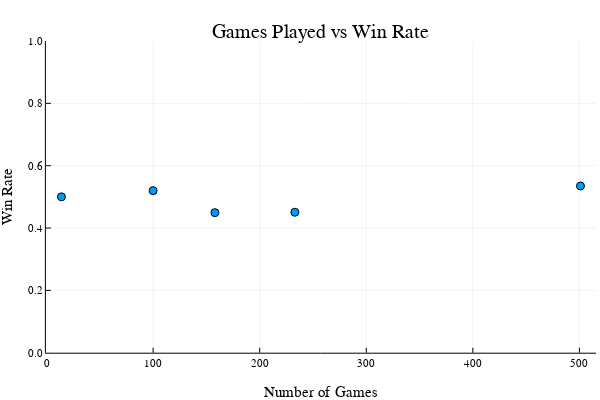

Notebook code cell kept with this figure:
### Markdown cell above
Finally, we will take a look at a scatterplot of games played vs win rate to see if there is any trend. It's possible that veteran players will have a higher win rate. We should expect to see convergence away from extreme win rates as the number of games increases, though.

### Code cell
scatter(
    player_stats[:,"games_played"],
    player_stats[:,"win_rate"],
    ylims = (0,1),
    title = "Games Played vs Win Rate",
    xlabel = "Number of Games",
    ylabel = "Win Rate",
    legend = false
)

### Figure 1 — Plotly figure (JSON) as saved in the notebook; plotly's stock layout.template omitted (floating-point values rounded to 4 significant figures)
{"data": [{"colorbar": {"title": ""}, "legendgroup": "y1", "marker": {"color": "rgba(0, 154, 250, 1.000)", "line": {"color": "rgba(0, 0, 0, 1.000)", "width": 1}, "size": 8, "symbol": "circle"}, "mode": "markers", "name": "y1", "showlegend": true, "type": "scatter", "x": [501, 158, 100, 14, 233], "xaxis": "x", "y": [0.5349, 0.4494, 0.52, 0.5, 0.4506], "yaxis": "y", "zmax": null, "zmin": null}], "layout": {"annotations": [{"font": {"color": "rgba(0, 0, 0, 1.000)", "family": "sans-serif", "size": 20}, "rotation": 0, "showarrow": false, "text": "Games Played vs Win Rate", "x": 0.535, "xanchor": "center", "xref": "paper", "y": 1, "yanchor": "top", "yref": "paper"}], "height": 400, "margin": {"b": 20, "l": 0, "r": 0, "t": 20}, "paper_bgcolor": "rgba(255, 255, 255, 1.000)", "plot_bgcolor": "rgba(255, 255, 255, 1.000)", "showlegend": false, "width": 600, "xaxis": {"anchor": "y", "domain": [0.07647, 0.9934], "gridcolor": "rgba(0, 0, 0, 0.100)", "gridwidth": 0.5, "linecolor": "rgba(0, 0, 0, 1.000)", "mirror": false, "range": [-0.61, 515.6], "showgrid": true, "showline": true, "showticklabels": true, "tickangle": 0, "tickcolor": "rgb(0, 0, 0)", "tickfont": {"color": "rgba(0, 0, 0, 1.000)", "family": "sans-serif", "size": 11}, "tickmode": "array", "ticks": "inside", "ticktext": ["0", "100", "200", "300", "400", "500"], "tickvals": [0, 100, 200, 300, 400, 500], "title": "Number of Games", "titlefont": {"color": "rgba(0, 0, 0, 1.000)", "family": "sans-serif", "size": 15}, "type": "-", "visible": true, "zeroline": false, "zerolinecolor": "rgba(0, 0, 0, 1.000)"}, "yaxis": {"anchor": "x", "domain": [0.07581, 0.9415], "gridcolor": "rgba(0, 0, 0, 0.100)", "gridwidth": 0.5, "linecolor": "rgba(0, 0, 0, 1.000)", "mirror": false, "range": [0, 1], "showgrid": true, "showline": true, "showticklabels": true, "tickangle": 0, "tickcolor": "rgb(0, 0, 0)", "tickfont": {"color": "rgba(0, 0, 0, 1.000)", "family": "sans-serif", "size": 11}, "tickmode": "array", "ticks": "inside", "ticktext": ["0.0", "0.2", "0.4", "0.6", "0.8", "1.0"], "tickvals": [0, 0.2, 0.4, 0.6, 0.8, 1], "title": "Win Rate", "titlefont": {"color": "rgba(0, 0, 0, 1.000)", "family": "sans-serif", "size": 15}, "type": "-", "visible": true, "zeroline": false, "zerolinecolor": "rgba(0, 0, 0, 1.000)"}}}
